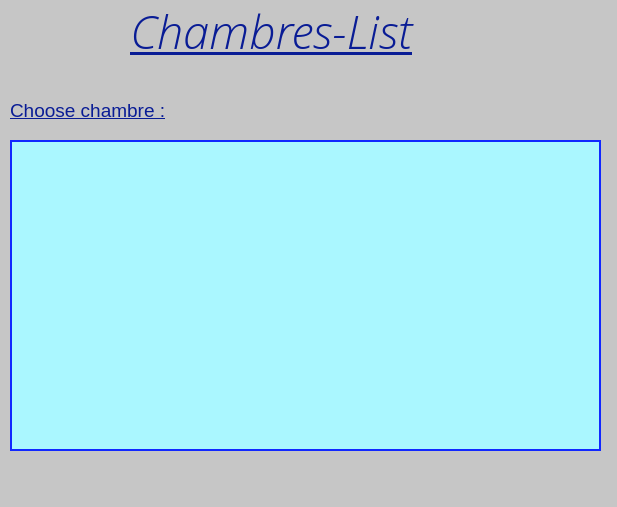
<?xml version="1.0" encoding="UTF-8"?>
<ui version="4.0">
 <class>MainWindowChambreList</class>
 <widget class="QMainWindow" name="MainWindowChambreList">
  <property name="geometry">
   <rect>
    <x>0</x>
    <y>0</y>
    <width>617</width>
    <height>507</height>
   </rect>
  </property>
  <property name="windowTitle">
   <string>MainWindow</string>
  </property>
  <property name="styleSheet">
   <string notr="true">background-color: rgb(198, 198, 198);</string>
  </property>
  <widget class="QWidget" name="centralwidget">
   <widget class="QListWidget" name="chambres_listWidget">
    <property name="geometry">
     <rect>
      <x>10</x>
      <y>140</y>
      <width>591</width>
      <height>311</height>
     </rect>
    </property>
    <property name="font">
     <font>
      <pointsize>16</pointsize>
     </font>
    </property>
    <property name="cursor" stdset="0">
     <cursorShape>PointingHandCursor</cursorShape>
    </property>
    <property name="styleSheet">
     <string notr="true">border: 2px solid rgba(0,0,0,0);
border-color: rgb(17, 40, 255);
padding-bottom:7px;
background-color: rgb(170, 247, 255);
color:rgb(0, 0, 0)</string>
    </property>
   </widget>
   <widget class="QLabel" name="label">
    <property name="geometry">
     <rect>
      <x>130</x>
      <y>0</y>
      <width>371</width>
      <height>61</height>
     </rect>
    </property>
    <property name="font">
     <font>
      <family>Open Sans</family>
      <pointsize>35</pointsize>
      <weight>9</weight>
      <italic>true</italic>
      <bold>false</bold>
      <underline>true</underline>
     </font>
    </property>
    <property name="styleSheet">
     <string notr="true">color: rgb(9, 28, 149);
font: 75 italic  &quot;Open Sans&quot;;</string>
    </property>
    <property name="text">
     <string>Chambres-List</string>
    </property>
   </widget>
   <widget class="QLabel" name="label_2">
    <property name="geometry">
     <rect>
      <x>10</x>
      <y>90</y>
      <width>201</width>
      <height>41</height>
     </rect>
    </property>
    <property name="font">
     <font>
      <pointsize>14</pointsize>
      <underline>true</underline>
     </font>
    </property>
    <property name="styleSheet">
     <string notr="true">color: rgb(9, 28, 149);</string>
    </property>
    <property name="text">
     <string>Choose chambre :</string>
    </property>
   </widget>
  </widget>
  <widget class="QMenuBar" name="menubar">
   <property name="geometry">
    <rect>
     <x>0</x>
     <y>0</y>
     <width>617</width>
     <height>29</height>
    </rect>
   </property>
  </widget>
  <widget class="QStatusBar" name="statusbar"/>
 </widget>
 <resources/>
 <connections/>
</ui>
